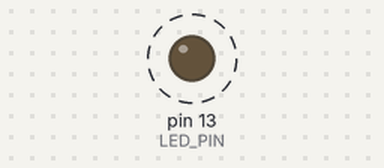
The sketch below on a simulated Arduino Leonardo, built with avr-gcc and run on an emulated ATmega32U4. Shown: output pins drawn as LEDs (lit = HIGH). Dashed ring = blinking. What the sketch prints to the serial monitor is not drawn.

Above: at 0.2 s.
Timing chart, 0 to 3.0 s (numbered marks = the images above):
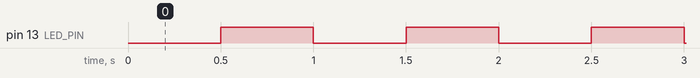

The sketch:

LED_BLINK.ino
```cpp
/*
 * LED_Blink.ino
 * Project : LED Blinking using Arduino (QA-documented via GitHub Issues)
 * Version : 1.1.0
 * Purpose : Blink an LED at a fixed interval and log state changes over Serial.
 *
 * QA Issue Log (see GitHub Issues):
 *   #1 Hard-coded pin number        -> named constant
 *   #2 No debug output              -> Serial logging enabled
 *   #3 Blocking delay() in loop()   -> non-blocking millis() timing
 *   #4 Board-dependent pin 13       -> use LED_BUILTIN when available
 *   #5 Serial not ready on some     -> wait for Serial with timeout
 *      boards (e.g., Leonardo) and magic baud rate -> named constant
 */

// Resolved Issue #4: use the board's built-in LED pin, fall back to 13
#ifdef LED_BUILTIN
const uint8_t LED_PIN = LED_BUILTIN;
#else
const uint8_t LED_PIN = 13;
#endif

// Resolved Issue #1: configuration values as named constants
const unsigned long BLINK_INTERVAL_MS = 500;  // ms between toggles
const unsigned long SERIAL_BAUD       = 9600; // Resolved Issue #5

// Resolved Issue #3: state variables for non-blocking timing
bool ledState = false;
unsigned long previousMillis = 0;

void setup() {
  pinMode(LED_PIN, OUTPUT);
  digitalWrite(LED_PIN, LOW);           // known initial state

  Serial.begin(SERIAL_BAUD);            // Resolved Issue #2: debug output
  while (!Serial && millis() < 2000) {  // Resolved Issue #5: wait max 2 s
    ;                                   // needed for native-USB boards
  }
  Serial.println(F("LED_Blink v1.1.0 started"));
}

void loop() {
  unsigned long currentMillis = millis();

  // Resolved Issue #3: no delay(), so loop() stays free for other tasks
  if (currentMillis - previousMillis >= BLINK_INTERVAL_MS) {
    previousMillis = currentMillis;
    ledState = !ledState;

    digitalWrite(LED_PIN, ledState ? HIGH : LOW);
    Serial.println(ledState ? F("LED: ON") : F("LED: OFF"));
  }

  // Other non-blocking tasks (sensor reads, button checks) can go here.
}
```

Measured:
- by itself, pin 13 (LED_PIN): alternates HIGH for 0.50 s and LOW for 0.50 s
